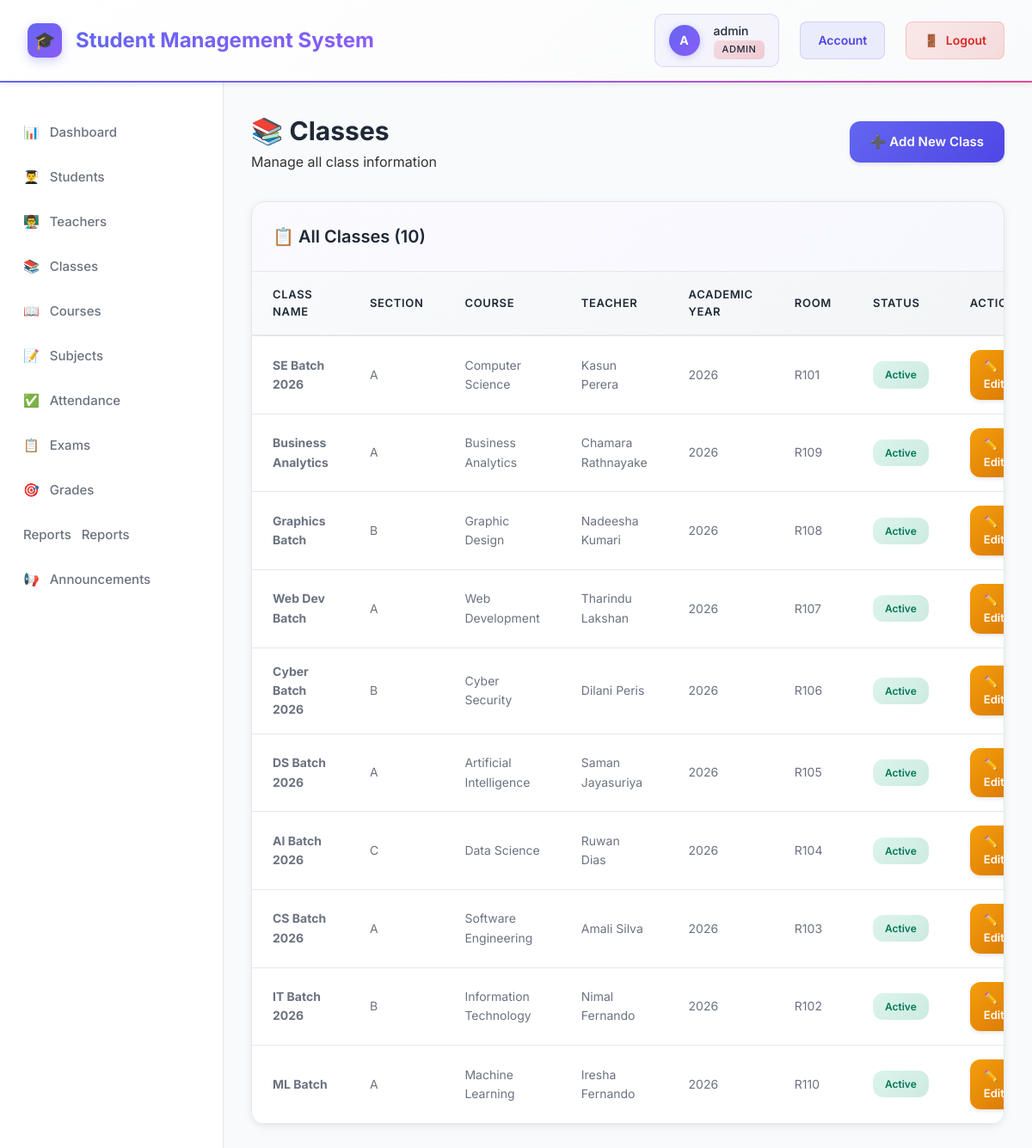
Screenshot of /classes/index.php (signed in) with the database file from the repository.
### tables this page shows
CREATE TABLE classes (
    id INT AUTO_INCREMENT PRIMARY KEY,
    class_name VARCHAR(50) NOT NULL,
    section VARCHAR(10),
    course_id INT,
    teacher_id INT,
    academic_year VARCHAR(20),
    room_number VARCHAR(20),
    status ENUM('active', 'inactive') DEFAULT 'active',
    created_at TIMESTAMP DEFAULT CURRENT_TIMESTAMP,
    updated_at TIMESTAMP DEFAULT CURRENT_TIMESTAMP ON UPDATE CURRENT_TIMESTAMP,
    FOREIGN KEY (course_id) REFERENCES courses(id) ON DELETE SET NULL,
    FOREIGN KEY (teacher_id) REFERENCES teachers(id) ON DELETE SET NULL
);

CREATE TABLE courses (
    id INT AUTO_INCREMENT PRIMARY KEY,
    course_code VARCHAR(20) UNIQUE NOT NULL,
    course_name VARCHAR(100) NOT NULL,
    description TEXT,
    credits INT,
    duration VARCHAR(50),
    status ENUM('active', 'inactive') DEFAULT 'active',
    created_at TIMESTAMP DEFAULT CURRENT_TIMESTAMP,
    updated_at TIMESTAMP DEFAULT CURRENT_TIMESTAMP ON UPDATE CURRENT_TIMESTAMP
);

CREATE TABLE teachers (
    id INT AUTO_INCREMENT PRIMARY KEY,
    user_id INT,
    teacher_id VARCHAR(20) UNIQUE NOT NULL,
    first_name VARCHAR(50) NOT NULL,
    last_name VARCHAR(50) NOT NULL,
    date_of_birth DATE,
    gender ENUM('Male', 'Female', 'Other'),
    phone VARCHAR(20),
    email VARCHAR(100),
    address TEXT,
    qualification VARCHAR(100),
    specialization VARCHAR(100),
    joining_date DATE,
    photo VARCHAR(255),
    status ENUM('active', 'inactive') DEFAULT 'active',
    created_at TIMESTAMP DEFAULT CURRENT_TIMESTAMP,
    updated_at TIMESTAMP DEFAULT CURRENT_TIMESTAMP ON UPDATE CURRENT_TIMESTAMP,
    FOREIGN KEY (user_id) REFERENCES users(id) ON DELETE CASCADE
);

### classes/index.php (the view, shortened to what this page needs)
<?php
$database = new Database();
$db = $database->getConnection();
$query = "SELECT c.*, co.course_name, t.first_name, t.last_name
          FROM classes c
          LEFT JOIN courses co ON c.course_id = co.id
          LEFT JOIN teachers t ON c.teacher_id = t.id
          ORDER BY c.created_at DESC";
$stmt = $db->prepare($query);
$stmt->execute();
$classes = $stmt->fetchAll();
?>
<!DOCTYPE html>
<html lang="en">
<head>
    <link rel="stylesheet" href="../assets/css/style.css">
</head>
<body>
    <?php include '../includes/header.php'; ?>
    <div class="container">
        <?php include '../includes/sidebar.php'; ?>
        <main class="main-content">
            <div class="page-header">
                <div>
                    <h1>📚 Classes</h1>
                    <p>Manage all class information</p>
                </div>
                <a href="add.php" class="btn btn-primary">
                    ➕ Add New Class
                </a>
            </div>
            <div class="card">
                <div class="card-header">
                    <h2>📋 All Classes (<?php echo count($classes); ?>)</h2>
                </div>
                <div class="card-body">
                    <?php if (count($classes) > 0): ?>
                        <div class="table-responsive">
                            <table class="data-table">
                                <thead>
                                    <tr>
                                        <th>Class Name</th>
                                        <th>Section</th>
                                        <th>Course</th>
                                        <th>Teacher</th>
                                        <th>Academic Year</th>
                                        <th>Room</th>
                                        <th>Status</th>
                                        <th>Actions</th>
                                    </tr>
                                </thead>
                                <tbody>
                                    <?php foreach ($classes as $class): ?>
                                        <tr>
                                            <td><strong><?php echo htmlspecialchars($class['class_name']); ?></strong></td>
                                            <td><?php echo htmlspecialchars($class['section'] ?? 'N/A'); ?></td>
                                            <td><?php echo htmlspecialchars($class['course_name'] ?? 'N/A'); ?></td>
                                            <td><?php echo htmlspecialchars(($class['first_name'] ?? '') . ' ' . ($class['last_name'] ?? 'N/A')); ?></td>
                                            <td><?php echo htmlspecialchars($class['academic_year'] ??  'N/A'); ?></td>
                                            <td><?php echo htmlspecialchars($class['room_number'] ?? 'N/A'); ?></td>
                                            <td>
                                                <span class="badge badge-<?php echo $class['status']; ?>">
                                                    <?php echo ucfirst($class['status']); ?>
                                                </span>
                                            </td>
                                            <td>
                                                <div style="display: flex; gap: 5px;">
                                                    <a href="edit.php?id=<?php echo $class['id']; ?>" class="btn btn-sm btn-warning">✏️ Edit</a>
                                                </div>
                                            </td>
                                        </tr>
                                    <?php endforeach; ?>
                                </tbody>
                            </table>
                        </div>
                    <?php endif; ?>
                </div>
            </div>
        </main>
    </div>
</body>
</html>

### assets/css/style.css (style rules this page uses)
* { margin: 0; padding: 0; box-sizing: border-box; }
:root { --primary-color: #6366F1; --primary-dark: #4F46E5; --secondary-color: #10B981; --danger-color: #EF4444; --warning-color: #F59E0B; --info-color: #3B82F6; --dark-color: #1F2937; --gray-medium: #6B7280; --gray-light: #9CA3AF; --light-color: #F9FAFB; --white: #FFFFFF; --border-color: #E5E7EB; }
body { font-family: 'Inter', -apple-system, BlinkMacSystemFont, 'Segoe UI', Roboto, sans-serif; background: #f5f5f5; color: #333; line-height: 1.6; }
.container { display: flex; min-height: calc(100vh - 70px); }
.main-content { flex: 1; padding: 2rem; background: var(--light-color); overflow-y: auto; }
.page-header { display: flex; justify-content: space-between; align-items: center; margin-bottom: 2rem; }
.page-header h1 { font-size: 1.875rem; color: var(--dark-color); font-weight: 700; margin: 0; }
.card { background: var(--white); border-radius: 16px; box-shadow: 0 2px 8px rgba(0, 0, 0, 0.08); margin-bottom: 1.5rem; overflow: hidden; border: 1px solid var(--border-color); transition: all 0.3s; }
.card-header { padding: 1.5rem; border-bottom: 1px solid var(--border-color); background: linear-gradient(135deg, rgba(99, 102, 241, 0.03), rgba(99, 102, 241, 0.05)); }
.card-header h2 { font-size: 1.25rem; color: var(--dark-color); font-weight: 600; margin: 0; }
.card-body { padding: 0; }
.data-table { width: 100%; border-collapse: collapse; background: var(--white); }
.data-table thead { background: linear-gradient(135deg, #F9FAFB, #F3F4F6); }
.data-table th { padding: 1rem 1.5rem; text-align: left; font-weight: 600; color: var(--dark-color); font-size: 0.8125rem; text-transform: uppercase; letter-spacing: 0.05em; border-bottom: 2px solid var(--border-color); }
.data-table td { padding: 1rem 1.5rem; border-bottom: 1px solid var(--border-color); color: var(--gray-medium); font-size: 0.875rem; }
.data-table tbody tr { transition: all 0.2s; }
.btn { display: inline-flex; align-items: center; justify-content: center; gap: 8px; padding: 12px 24px; border: none; border-radius: 12px; font-size: 15px; font-weight: 600; cursor: pointer; text-decoration: none; transition: all 0.3s; box-shadow: 0 2px 4px rgba(0, 0, 0, 0.1); font-family: inherit; }
.btn-primary { background: linear-gradient(135deg, var(--primary-color), var(--primary-dark)); color: var(--white); }
.btn-warning { background: linear-gradient(135deg, var(--warning-color), #D97706); color: var(--white); }
.btn-sm { padding: 8px 16px; font-size: 13px; }
.badge { display: inline-block; padding: 0.375rem 0.875rem; font-size: 0.75rem; font-weight: 600; border-radius: 12px; text-transform: capitalize; }
.badge-active { background: linear-gradient(135deg, rgba(16, 185, 129, 0.15), rgba(5, 150, 105, 0.2)); color: #047857; }
.btn-sm { padding: 0.5rem 1rem; font-size: 0.8125rem; }

### rows the page displays
classes: class_name "SE Batch 2026", section "A", course.course_name "Computer Science", teacher.last_name "Kasun Perera", academic_year "2026", room_number "R101", status "Active"
classes: class_name "Business Analytics", section "A", course.course_name "Business Analytics", teacher.last_name "Chamara Rathnayake", academic_year "2026", room_number "R109", status "Active"
classes: class_name "Graphics Batch", section "B", course.course_name "Graphic Design", teacher.last_name "Nadeesha Kumari", academic_year "2026", room_number "R108", status "Active"
classes: class_name "Web Dev Batch", section "A", course.course_name "Web Development", teacher.last_name "Tharindu Lakshan", academic_year "2026", room_number "R107", status "Active"
classes: class_name "Cyber Batch 2026", section "B", course.course_name "Cyber Security", teacher.last_name "Dilani Peris", academic_year "2026", room_number "R106", status "Active"
classes: class_name "DS Batch 2026", section "A", course.course_name "Artificial Intelligence", teacher.last_name "Saman Jayasuriya", academic_year "2026", room_number "R105", status "Active"
classes: class_name "AI Batch 2026", section "C", course.course_name "Data Science", teacher.last_name "Ruwan Dias", academic_year "2026", room_number "R104", status "Active"
classes: class_name "CS Batch 2026", section "A", course.course_name "Software Engineering", teacher.last_name "Amali Silva", academic_year "2026", room_number "R103", status "Active"
classes: class_name "IT Batch 2026", section "B", course.course_name "Information Technology", teacher.last_name "Nimal Fernando", academic_year "2026", room_number "R102", status "Active"
classes: class_name "ML Batch", section "A", course.course_name "Machine Learning", teacher.last_name "Iresha Fernando", academic_year "2026", room_number "R110", status "Active"

### other values shown
substr($username, 0, 1) "A"
$username "admin"
$_SESSION['role'] "ADMIN"
count($classes) "10"
